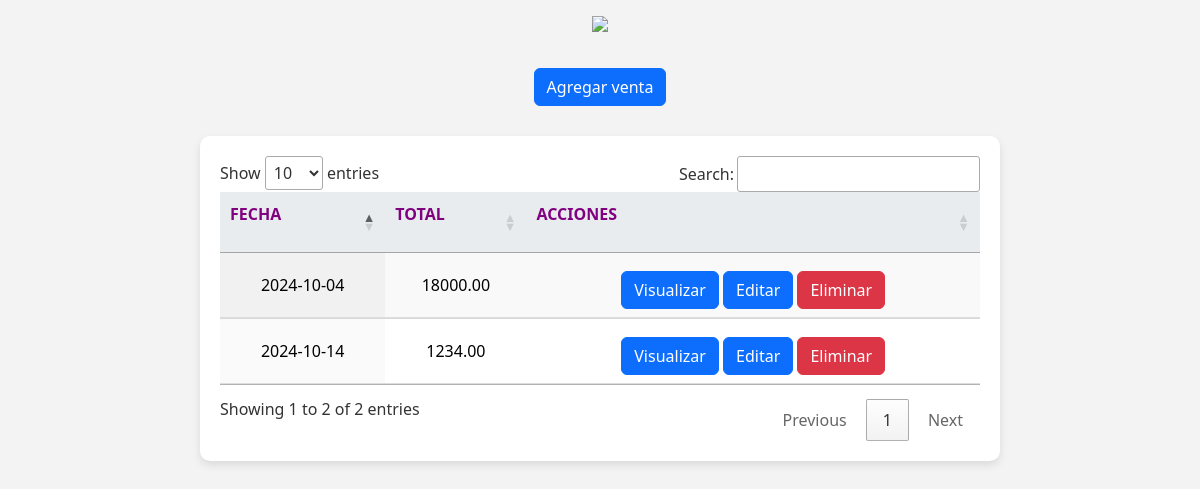
The app's page /FINAL2/Ventas.php with its own data.
### tables this page shows
CREATE TABLE IF NOT EXISTS `ventas` (
  `id` int(11) NOT NULL AUTO_INCREMENT,
  `id_cliente` int(11) DEFAULT NULL,
  `fecha` date DEFAULT NULL,
  `total` decimal(10,2) DEFAULT NULL,
  PRIMARY KEY (`id`),
  KEY `id_cliente` (`id_cliente`)
);

### FINAL2/Ventas.php (the view, shortened to what this page needs)
<?php
    $datos = [];
    include 'conexion.php';
    $query = $query = "SELECT id, id_cliente, fecha, total FROM ventas ORDER BY fecha";
    $res = mysqli_query($conn, $query);
    while ($registro = mysqli_fetch_row($res)) {
        $datos[] = $registro;
    }
?>
<!DOCTYPE html>
<html lang="es">
<head>
    <link href="https://cdn.jsdelivr.net/npm/bootstrap@5.3.0/dist/css/bootstrap.min.css"
         rel="stylesheet">
    <link rel="stylesheet" href="https://cdn.datatables.net/1.13.4/css/jquery.dataTables.css" />
</head>
<body>
    <center>
        <a href="admin.php">
            <img src="https://i0.wp.com/tramadiseno.com.mx/wp-content/uploads/2022/08/Negro3x-1.png?fit=949%2C295&ssl=1" width="500px"/>
        </a>
        <br>
        <a class="btn btn-primary" href="agregarorden.php" role="button">Agregar venta</a>
    </center>
    <div class="table-container">
        <div class="row">
            <div class="col-12">
                <table id="table_id" class="display">
                    <thead>
                        <tr>
                            <th><p style="color: purple;">Fecha</p></th>
                            <th><p style="color: purple;">Total</p></th>
                            <th><p style="color: purple;">Acciones</p></th>
                        </tr>
                    </thead>
                    <tbody>
                        <?php for ($i = 0; $i < count($datos); $i++): ?>
                            <tr>
                                <td><?php echo $datos[$i][2]; ?></td>
                                <td><?php echo $datos[$i][3]; ?></td>
                                <td>
                                    <a class="btn btn-primary" href="detallesventa.php?id=<?php echo $datos[$i][0]; ?>" role="button">Visualizar</a>
                                    <a class="btn btn-primary" href="editarventa.php?id=<?php echo $datos[$i][0]; ?>" role="button">Editar</a>
                                    <a class="btn btn-danger" href="eliminarventa.php?id=<?php echo $datos[$i][0]; ?>" role="button">Eliminar</a>
                                </td>
                            </tr>
                        <?php endfor; ?>
                    </tbody>
                </table>
            </div>
        </div>
    </div>
</body>
</html>

### FINAL2/Ventas.php (style rules this page uses)
body { background-color: #f3f3f3; font-family: 'Segoe UI', Tahoma, Geneva, Verdana, sans-serif; color: #333; }
.table-container { max-width: 800px; margin: 30px auto; padding: 20px; background-color: white; border-radius: 10px; box-shadow: 0 4px 8px rgba(0, 0, 0, 0.1); }
table { width: 100%; border-collapse: collapse; text-align: center; }
th, td { padding: 8px; border-bottom: 1px solid #ddd; background-color: #fff; color: black; }
th { background-color: #e9ecef; color: black; text-transform: uppercase; }
a { display: block; margin-top: 10px; text-align: center; }

### records on screen
ventas: fecha "2024-10-04", total "18000.00"
ventas: fecha "2024-10-14", total "1234.00"
